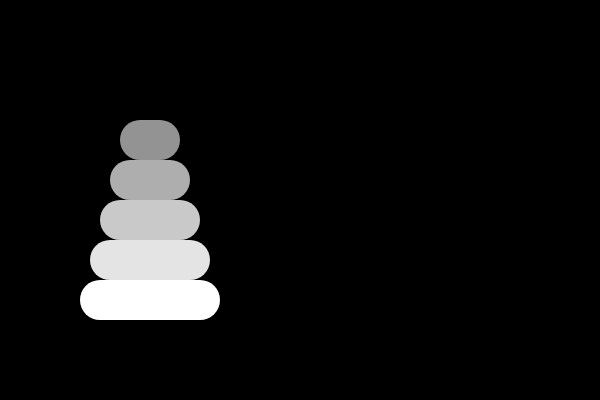
Frame 1 (no input)
Frame 60 (no input): identical to frame 1, image omitted
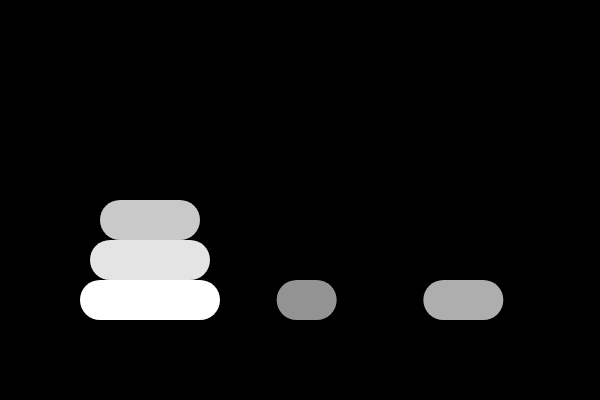
Frame 120 (the mouse pressed at the canvas centre since frame 60)

The p5.js sketch that drew these frames (run headless with seeded random() and noise() and a simulated clock; from frame 60 on, the mouse is pressed at the canvas centre):

// p5.js sketch
// ── sketch.js
var towers = [
    [5, 4, 3, 2, 1],
    [],
    []
];

var discs = towers[0].length;

var sorter;

function setup() {
    createCanvas(600, 400);
    rectMode(CENTER);
    sorter = hanoiTower(discs, towers[0], towers[1], towers[2]);
}

function draw() {
    background(0);
    stroke(255);
    strokeWeight(40);
    drawTowers(towers);
    if (frameCount > 30 && frameCount % 30 == 0) {
        sorter.next();
    }
}

function drawTowers(towers) {
    // towers
    for (var t = 0; t < towers.length; ++t) {
        // disks
        for (var d = 0; d < towers[t].length; ++d) {
            var size = map(towers[t][d], 0, discs, 0, 100);
            var xLoc = map(t, 0, towers.length, 100, width - 30) + map(size, 0, 100, 100 / 2, 0);
            var yLoc = map(d, 0, discs, height - 100, 100);
            stroke(map(size, 0, 100, 120, 255));
            line(xLoc, yLoc, xLoc + size, yLoc);
        }
    }
}

function* hanoiTower(n, source, target, auxiliary) {
    if (n > 0) {
        // Move n - 1 disks from source to auxiliary, so they are out of the way
        yield* hanoiTower(n - 1, source, auxiliary, target);

        // Move the nth disk from source to target
        target.push(source.pop());
        yield;

        // Move the n - 1 disks that we left on auxiliary onto target
        yield* hanoiTower(n - 1, auxiliary, target, source);
    }
}
